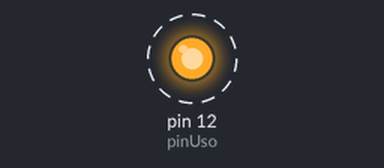
A sketch run on a simulated Arduino Uno, built with avr-gcc and run on an emulated ATmega328P. On the bench: output pins drawn as LEDs (lit = HIGH). Dashed ring = blinking.

Above: at 0.5 s.
Timing chart, 0 to 4.6 s (numbered marks = the images above):
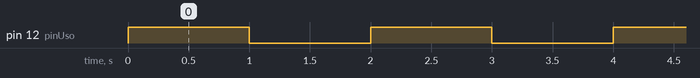

The sketch:

p_01.ino
```cpp
int pinUso = 12; //es el pin del led

void setup() {
  pinMode(pinUso,OUTPUT); //se ha definido el pin 12 como output de la placa
}

void loop() {
  digitalWrite (pinUso,HIGH);
  delay(1000);
  digitalWrite (pinUso,LOW);
  delay(1000);
}
```

Measured:
- by itself, pin 12 (pinUso): alternates HIGH for 1.0 s and LOW for 1.0 s
